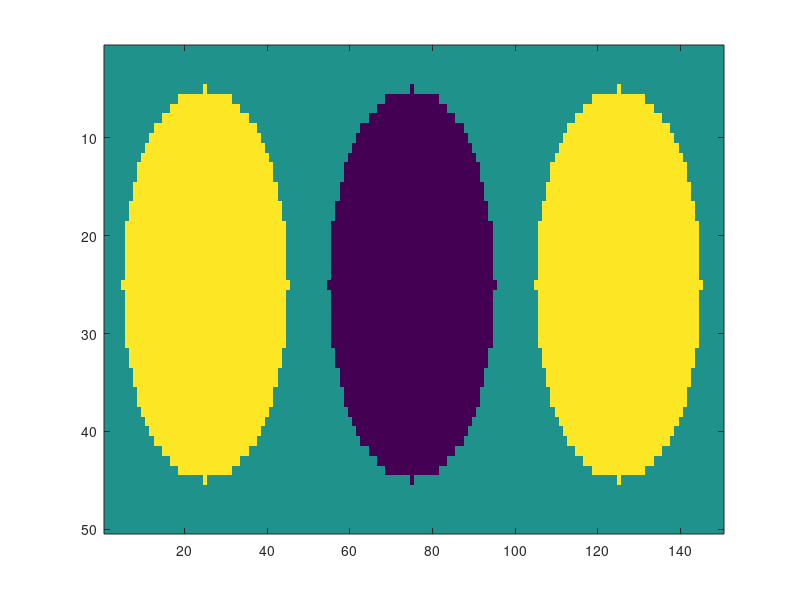

The MATLAB script that drew this image:
function createCellTopology()
  clc; close all;
  % -1: Excluded volume
  %  0: Cytosol
  %  1: Region of attraction (aggresome/stress granule)
  NX=50;
  NY=150;
  fname=sprintf("TopologyTwoAggresomesNX%dNY%d.dat", NX, NY);

  % Initialise 
  cnf=zeros(NX,NY);

  % Two aggresomes
  R=round(NX*0.8/2);
  X1=NX/2; Y1=X1;
  X2=NX/2 ;
  Y2=NY-X1;
  R2target=R*R;
  for i=1:NX;
    RX2=(X2-i)^2 ;
    RX1=(X1-i)^2 ;
    for j=1:NY
      RY2=(Y2-j)^2 ;
      RY1=(Y1-j)^2 ;
      R1=RX1+RY1;
      R2=RX2+RY2;
      if  (  R1<=R2target || R2<=R2target  )
        cnf(i,j)=1;
      end
    end ;
  end

  % One nucleoid
  if 1
  R=round(NX*0.8/2);
  X1=NX/2; Y1=NY/2;
  R2target=R*R;
  for i=1:NX;
    RX1=(X1-i)^2 ;
    for j=1:NY
      RY1=(Y1-j)^2 ;
      R1=RX1+RY1;
      if  (  R1<=R2target   )
        cnf(i,j)=-1;
      end
    end ;
  end
  end

  % Export cnf
  fp=fopen(fname, "w");
  for i=1:NX;
    for j=1:NY
      fprintf(fp, "%3d", cnf(i,j));
    end
    fprintf(fp, "\n"); % end of line
  end
  fclose(fp);

  figure
  imagesc(cnf)


end


